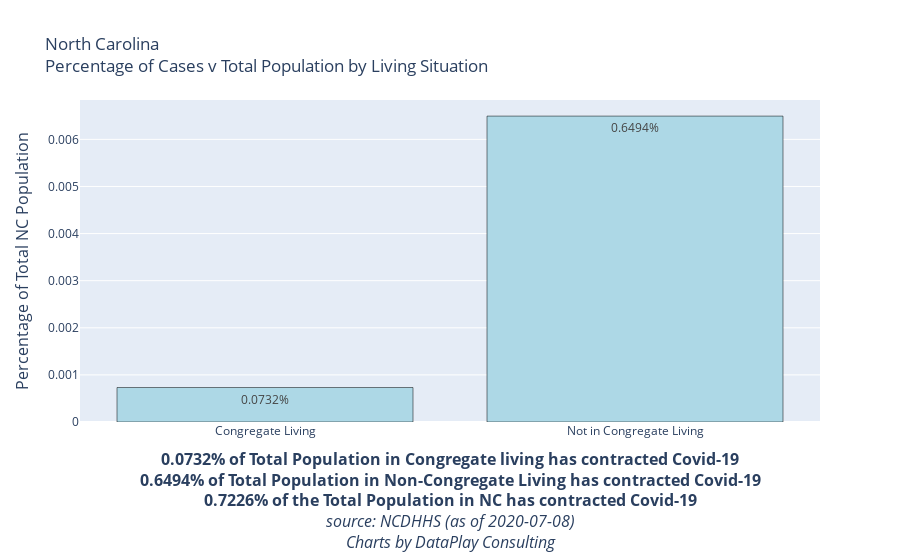

The notebook cell saved with this chart:
### Code cell
Total_Cases_Congregate = '{:.4%}'.format(df_grouped.reset_index()['%TotalPop/Cases'][0])
Total_Cases_Non_Congregate = '{:.4%}'.format(df_grouped.reset_index()['%TotalPop/Cases'][1])
Total_Cases = '{:.4%}'.format(df_grouped.reset_index()['%TotalPop/Cases'].sum())

fig = go.Figure(data=[
    go.Bar(name = '% Of All Deaths', x=df_grouped.reset_index()['Congregate_Living'],y = df_grouped.reset_index()['%TotalPop/Cases'], text=[Total_Cases_Congregate, Total_Cases_Non_Congregate],marker_color='lightblue',
            textposition='inside',marker_line_color='black')
#     go.Bar(name = '% Of All Cases', x=df_grouped.reset_index()['Congregate_Living'],y = df_grouped.reset_index()['%TotalPop/Cases'],text=['11% of All Cases', '89% of All Cases'],marker_color='lightblue',
#             textposition='inside',marker_line_color='black', textfont=dict(color="black"), hoverinfo='none')
])
# Change the bar mode
fig.update_layout(barmode='group', title = 'North Carolina<br>Percentage of Cases v Total Population by Living Situation',
    yaxis=dict(
        title='Percentage of Total NC Population',
        titlefont_size=16,
        tickfont_size=12,
    ),
    xaxis=dict(
        title=f"<b>{Total_Cases_Congregate} of Total Population in Congregate living has contracted Covid-19<br>{Total_Cases_Non_Congregate} of Total Population in Non-Congregate Living has contracted Covid-19<br>{Total_Cases} of the Total Population in NC has contracted Covid-19</b><br><i>source: NCDHHS (as of {Date})<br>Charts by DataPlay Consulting</i>",
        titlefont_size=16,
        tickfont_size=12,
    ),              
    legend=dict(
        x=0,
        y=1.0,
        bgcolor='rgba(255, 255, 255, 0)',
        bordercolor='rgba(255, 255, 255, 0)'
    ))

fig.show()
pio.write_html(fig, file='CasesVPopulation.html', auto_open=False)

### Figure 1 — Plotly figure (JSON) as saved in the notebook; plotly's stock layout.template omitted (floating-point values rounded to 4 significant figures)
{"data": [{"marker": {"color": "lightblue", "line": {"color": "black"}}, "name": "% Of All Deaths", "text": ["0.0732%", "0.6494%"], "textposition": "inside", "type": "bar", "x": ["Congregate Living", "Not in Congregate Living"], "y": [0.0007325, 0.006494]}], "layout": {"autosize": true, "barmode": "group", "legend": {"bgcolor": "rgba(255, 255, 255, 0)", "bordercolor": "rgba(255, 255, 255, 0)", "x": 0, "y": 1}, "title": {"text": "North Carolina<br>Percentage of Cases v Total Population by Living Situation"}, "xaxis": {"autorange": true, "range": [-0.5, 1.5], "tickfont": {"size": 12}, "title": {"font": {"size": 16}, "text": "<b>0.0732% of Total Population in Congregate living has contracted Covid-19<br>0.6494% of Total Population in Non-Congregate Living has contracted Covid-19<br>0.7226% of the Total Population in NC has contracted Covid-19</b><br><i>source: NCDHHS (as of 2020-07-08)<br>Charts by DataPlay Consulting</i>"}, "type": "category"}, "yaxis": {"autorange": true, "range": [0, 0.006835], "tickfont": {"size": 12}, "title": {"font": {"size": 16}, "text": "Percentage of Total NC Population"}, "type": "linear"}}}
